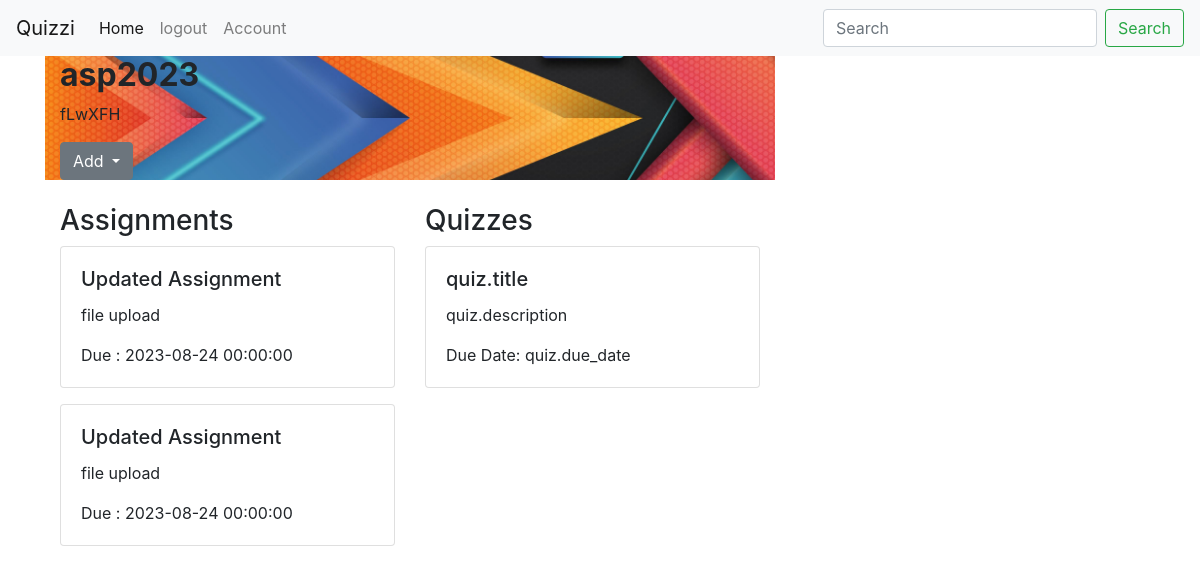
Page /_class/1 (signed in) on the earlier database version.
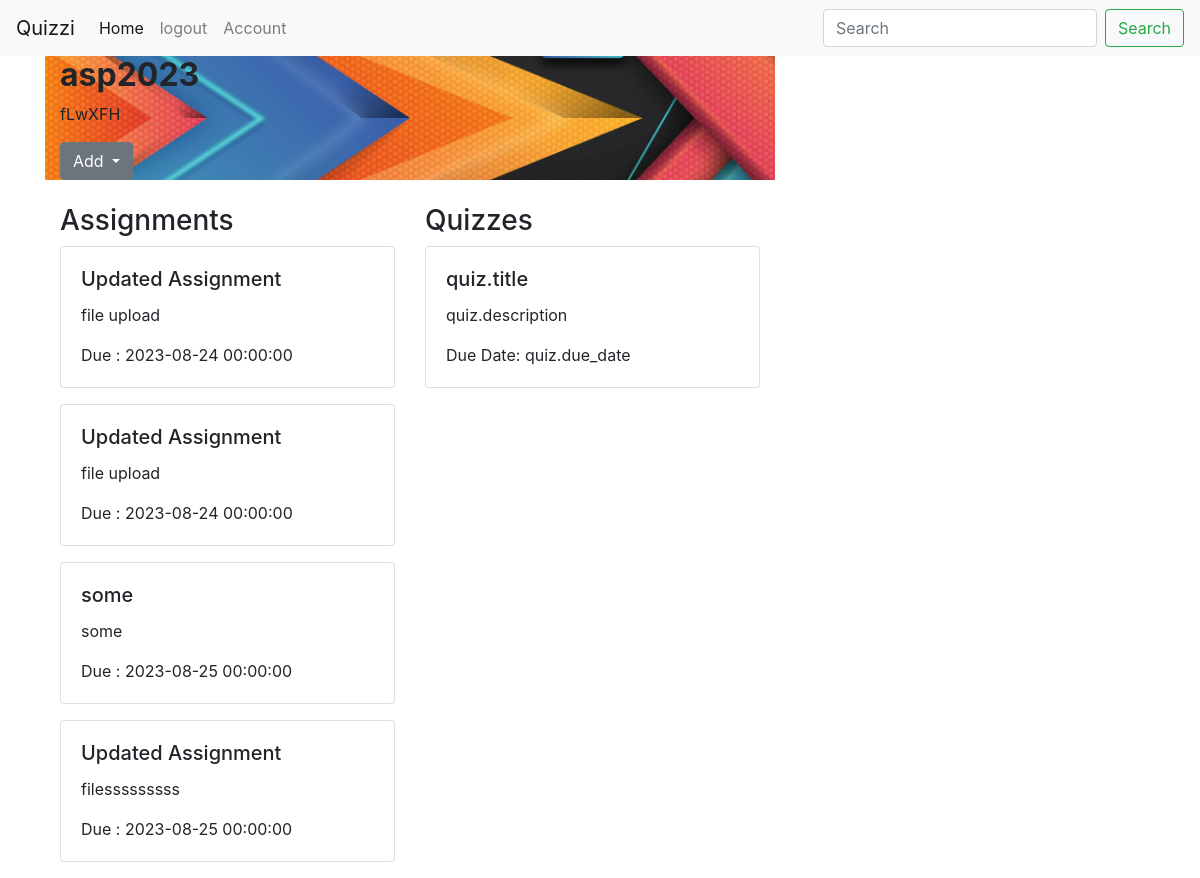
Same page on the later database version.
### quiz/models.py (models this page shows, shortened)
class Class(db.Model):
    id = db.Column(db.Integer, primary_key=True)
    username = db.Column(db.String(20),nullable=False)
    class_name = db.Column(db.String(100), nullable=False)
    class_code = db.Column(db.String(6),nullable=False)
    user_id = db.Column(db.Integer, nullable=False)
    nonuserid = db.Column(db.Integer, db.ForeignKey('user.id'), nullable=False)
    assignments = db.relationship('Assignment', backref='classs', lazy=True)
    created_at = db.Column(db.DateTime, server_default=db.func.now())  # Initialized

class Assignment(db.Model):
    id = db.Column(db.Integer, primary_key=True)
    title = db.Column(db.String(100), nullable=False)
    description = db.Column(db.String(500), nullable=True)
    due_date = db.Column(db.DateTime, nullable=False)
    class_id = db.Column(db.Integer, db.ForeignKey('class.id'), nullable=False)
    creator_id = db.Column(db.Integer, db.ForeignKey('user.id'), nullable=False)
    file_attachment = db.Column(db.String(255), nullable=True)

### quiz/routes.py (the view)
@app.route('/_class/<int:classid>')
def class_info(classid):
    classinfo = Class.query.get_or_404(classid)
    user = User.query.filter_by(username=classinfo.username).first()
    assignments = Assignment.query.filter_by(creator_id=current_user.id).all()
    userassigns = user.assignments
    if classinfo:
        return render_template('classinfo.html',classinfo=classinfo, current_user=current_user, assignments=assignments,userassigns=userassigns)

### quiz/models.py (called while the page is built)
@login_manager.user_loader
def load_user(user_id):
    return User.query.get(int(user_id))

### quiz/templates/classinfo.html (shortened to what this page needs)
{% extends "layout.html" %}
{% block content %}
{% if current_user.role == 'teacher' %}
<div class="bg">
    <div class="container">
    <h2><b>{{ classinfo.class_name }}</b></h2>
    <p> {{ classinfo.class_code }}</p>
    <div class="dropdown">
        <button class="btn btn-secondary dropdown-toggle" type="button" id="dropdownMenuButton" data-toggle="dropdown" aria-haspopup="true" aria-expanded="false">
            Add
        </button>
    </div>
    </div>
    </div>
<div class="container mt-4">
    <div class="row">
        <div class="col-md-6">
            <h3>Assignments</h3>
        {% for assignment in assignments %}
            <div class="card mb-3">
                <div class="card-body">
                    <h5 class="card-title">{{assignment.title}}</h5>
                    <p class="card-text">{{assignment.description}} </p>
                    <p class="card-text"> Due : {{assignment.due_date }}</p>
                </div>
            </div>
        {% endfor %}
        </div>
        <div class="col-md-6">
            <h3>Quizzes</h3>
            <div class="card mb-3">
                <div class="card-body">
                    <h5 class="card-title">quiz.title </h5>
                    <p class="card-text">quiz.description </p>
                    <p class="card-text">Due Date: quiz.due_date </p>
                </div>
            </div>
        </div>
    </div>
</div>
{% endif %}
{% endblock %}

### quiz/templates/layout.html (shortened to what this page needs)
<html>
<head>
   <link rel="stylesheet" href="https://cdn.jsdelivr.net/npm/bootstrap@4.3.1/dist/css/bootstrap.min.css">
  </head>
<body>
<header class="site-header">
    <nav class="navbar navbar-expand-lg navbar-light bg-light">
        <a class="navbar-brand" href="#">Quizzi</a>
        <div class="collapse navbar-collapse" id="navbarSupportedContent">
          <ul class="navbar-nav mr-auto">
            {% if current_user.is_authenticated %}
            <li class="nav-item active">
              <a class="nav-link" href="{{ url_for('home') }}">Home <span class="sr-only">(current)</span></a>
            </li>
            <li class="nav-item">
              <a class="nav-link " href="{{ url_for('logout') }}" tabindex="-1" aria-disabled="true">logout</a>
            </li>
            <li class="nav-item">
              <a class="nav-link " href="{{ url_for('account') }}" tabindex="-1" aria-disabled="true">Account</a>
            </li>
            {% endif %}
          </ul>
          <form class="form-inline my-2 my-lg-0">
            <input class="form-control mr-sm-2" type="search" placeholder="Search" aria-label="Search">
            <button class="btn btn-outline-success my-2 my-sm-0" type="submit">Search</button>
          </form>
        </div>
      </nav>
      <main role="main" class="container">
        <div class="row">
          <div class="col-md-8">
  {% block content %}{% endblock %}
</body>
</html>

Differences in the rows shown:
added Assignment: title "some", description "some", due_date "2023-08-25 00:00:00"
added Assignment: title "Updated Assignment", description "filesssssssss", due_date "2023-08-25 00:00:00"
